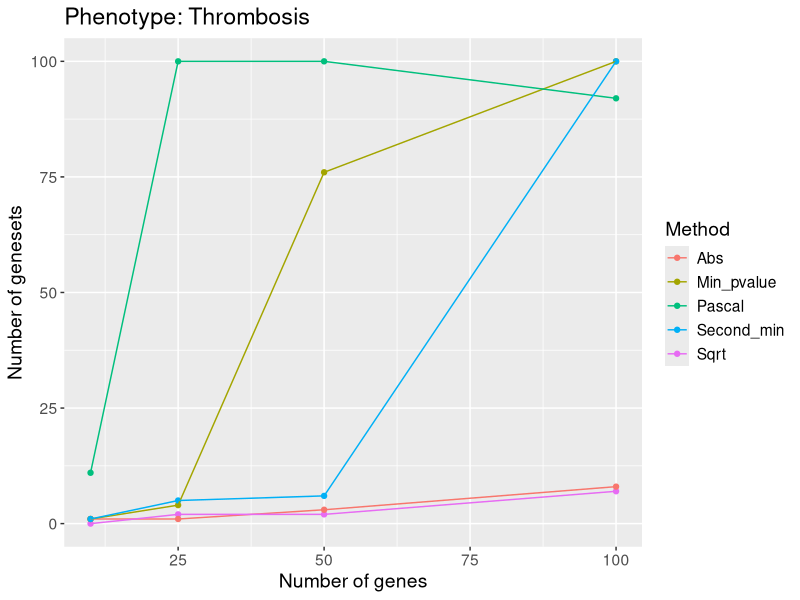
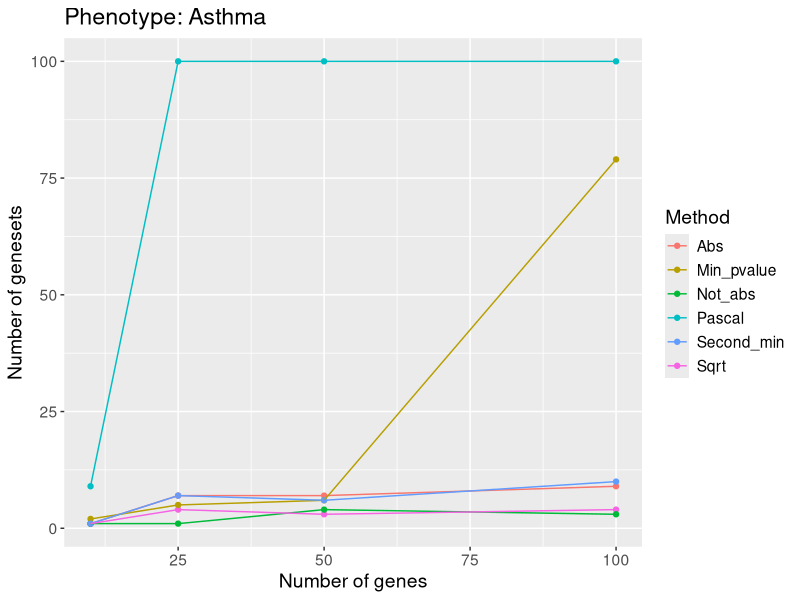

Recreate these plots in R, in order.
# Here are summarised data from enrichment analyzes for all gene scoring methods.
# Enrichment analysis was carried out for top 100, 50, 25 and 10 phenotype-associated genes
# Phenotipes: Thrombosis, Asthma
# The resulst are shown in plots

library(ggplot2)
library(RColorBrewer)

gene_sets_thromb <- data.frame(c("Pascal", "Pascal", "Pascal", "Pascal",
                            "Sqrt", "Sqrt", "Sqrt", "Sqrt", "Abs", "Abs", "Abs", "Abs",
                            "Min_pvalue", "Min_pvalue", "Min_pvalue", "Min_pvalue",
                            "Second_min", "Second_min", "Second_min", "Second_min"),
                          c(100, 50, 25, 10, 100, 50, 25, 10, 100, 50, 25, 10,
                            100, 50, 25, 10, 100, 50, 25, 10 ),
                          c(92, 100, 100, 11, 7, 2, 2, 0, 8, 3, 1, 1, 100, 76, 4, 1, 100, 6, 5, 1))
colnames(gene_sets_thromb) <- c("Method", "Top_n", "Gene_sets")

gene_sets_asthma <- data.frame(c("Pascal", "Pascal", "Pascal", "Pascal",
                                 "Sqrt", "Sqrt", "Sqrt", "Sqrt", "Abs", "Abs", "Abs", "Abs",
                                 "Not_abs", "Not_abs", "Not_abs", "Not_abs",
                                 "Min_pvalue", "Min_pvalue", "Min_pvalue", "Min_pvalue",
                                 "Second_min", "Second_min", "Second_min", "Second_min"),
                               c(100, 50, 25, 10, 100, 50, 25, 10, 100, 50, 25, 10, 100, 50, 25, 10,
                                 100, 50, 25, 10, 100, 50, 25, 10 ),
                               c(100, 100, 100, 9, 4, 3, 4, 1, 9, 7, 7, 1, 3, 4, 1, 1, 79, 6, 5, 2, 10, 6, 7, 1))
colnames(gene_sets_asthma) <- c("Method", "Top_n", "Gene_sets")

# Plot for Thrombosis phenotype

ggplot(gene_sets_thromb, aes(Top_n, Gene_sets, color = Method))+
  geom_point()+
  geom_line()+
  ggtitle("Phenotype: Thrombosis")+
  scale_color_discrete(name="Method")+
  xlab("Number of genes")+
  ylab("Number of genesets")+
  theme(text = element_text(size=14))

# Plot for Asthma phenotype

ggplot(gene_sets_asthma, aes(Top_n, Gene_sets, color=Method))+
  geom_point()+
  geom_line()+
  ggtitle("Phenotype: Asthma")+
  scale_color_discrete(name="Method")+
  xlab("Number of genes")+
  ylab("Number of genesets")+
  theme(text = element_text(size=14))



  